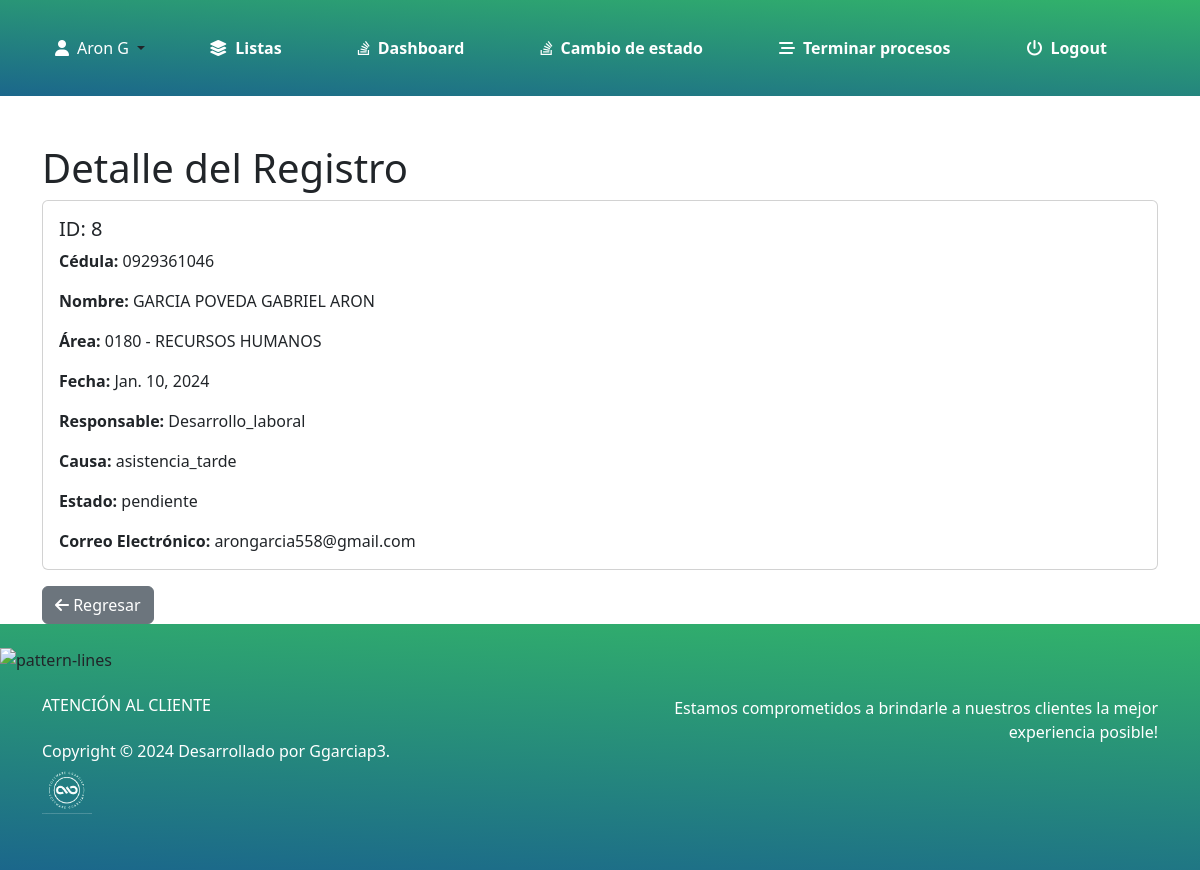
Before: /detalle/Queja/8/ (signed in) with the older database file.
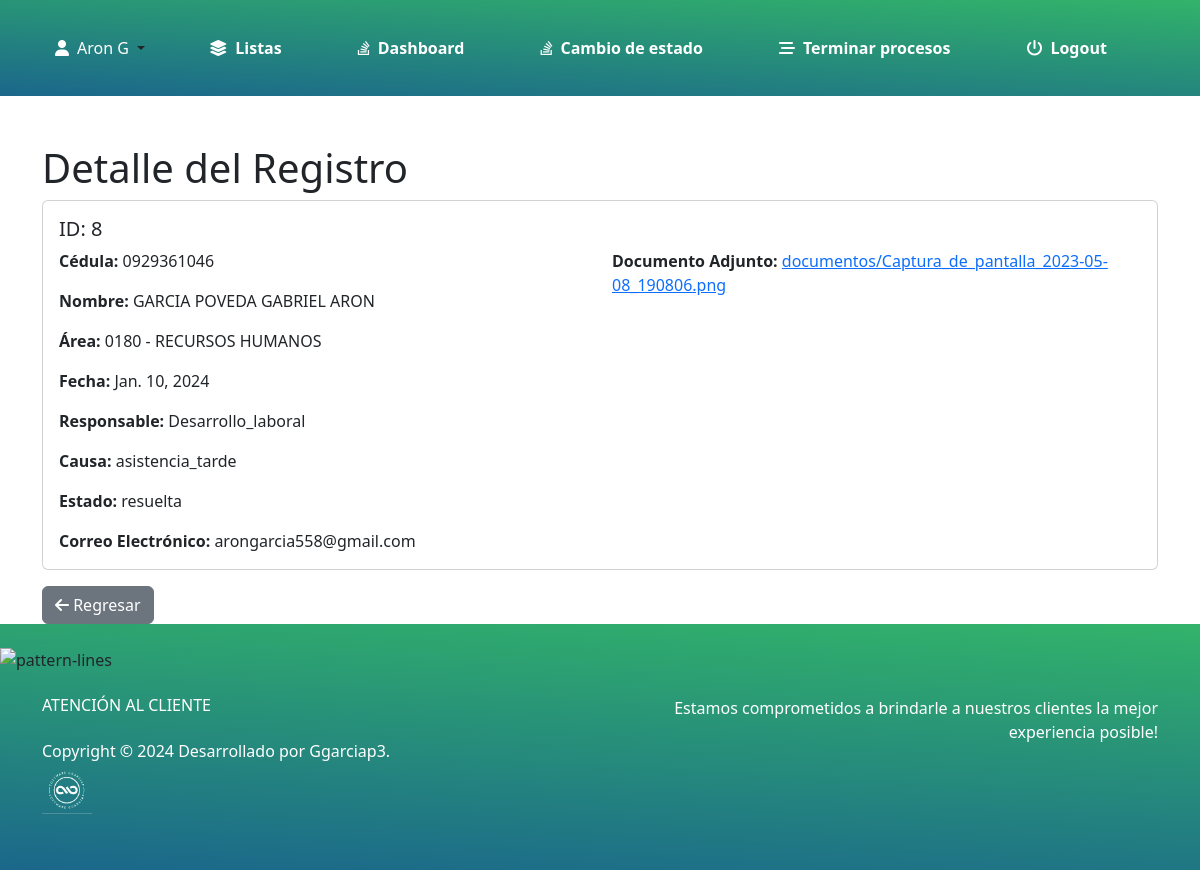
After: the same page with the newer database file.
### myapp/models.py (models this page shows)
class Registro(models.Model):
    usuario = models.ForeignKey('Usuario', on_delete=models.CASCADE, related_name='%(class)ss', null=True)
    fecha = models.DateField(default=date.today)
    RESPONSABLE_CHOICES = [
        ('Comunicacion_cultura', 'Comunicación clima y cultura'),
        ('Desarrollo_laboral', 'Desarrollo y relaciones laborales'),
        ('Nomina_compensaciones', 'Nomina y compensaciones'),
        ('Seguridad_salud_ambiente', 'Seguridad, salud y ambiente'),
        ('Servicios_generales', 'Servicios generales'),
        ('Campo', 'Campo'),
        ('Fabrica', 'Fabrica'),
    ]
    responsable = models.CharField(max_length=50, choices=RESPONSABLE_CHOICES)
    causa = models.TextField()
    ESTADO_CHOICES = [
        ('pendiente', 'Pendiente'),
        ('en_revision', 'En revisión'),
        ('resuelta', 'Resuelta'),
    ]
    estado = models.CharField(max_length=20, choices=ESTADO_CHOICES)
    CORREO_CHOICES = [
        ('arongarcia558@gmail.com', 'arongarcia558@gmail.com'),
        ('ggarciap3@unemi.edu.ec', 'ggarciap3@unemi.edu.ec'),
    ]
    correo = models.CharField(max_length=254, choices=CORREO_CHOICES, verbose_name='Correo Electrónico', blank=True, null=True)
    fecha_registro = models.DateTimeField(auto_now_add=True)
    class Meta:
        abstract = True

class Queja(Registro):
    CAUSA_CHOICES = [
        ('asistencia_tarde', 'Asistencia llegó tarde'),
        ('no_reportado', 'No fue reportado'),
        ('mal_reportado', 'Mal reportado'),
        ('p_sindicales_atrasados', 'P. sindicales atrasados'),
        ('descuentos_atrasados', 'Descuentos atrasados'),
        ('valores_descuento_erroneos', 'Valores de descuento erróneos'),
        ('descuentos_jubilados', 'Descuentos de jubilados'),
    ]
    causa = models.CharField(max_length=30, choices=CAUSA_CHOICES)
    doc = models.FileField(upload_to='documentos/', blank=True, null=True)
    tipo_proceso = models.CharField(max_length=20, default='Queja')

class Usuario(models.Model):
    cedula = models.CharField(max_length=10, primary_key=True)
    nombre = models.CharField(max_length=255)
    area = models.CharField(max_length=50)
    departamento = models.CharField(max_length=50)
    cargo = models.CharField(max_length=50)
    tipo_empleado = models.CharField(max_length=20)
    tipo_contrato = models.CharField(max_length=20)
    class Meta:
        db_table = 'usuario'

### myapp/views.py (the view)
# urls.py: path('detalle/<str:modelo>/<int:pk>/', views.detalle, name='detalle'),
@login_required
def detalle(request, modelo, pk):
    model_map = {
        'Sugerencia': Sugerencia,
        'Queja': Queja,
        'Peticion': Peticion,
        'Reclamo': Reclamo,
    }
    model = model_map.get(modelo)
    registro = get_object_or_404(model, pk=pk) # type: ignore
    return render(request, 'detalle.html', {'registro': registro})

### myapp/templates/detalle.html (shortened to what this page needs)
{% extends "base_admin.html" %}
{% load static %}
{% block content %}
<div class="container">
    <h1 class="mt-5">Detalle del Registro</h1>
    <div class="card">
        <div class="card-body">
            <h5 class="card-title">ID: {{ registro.id }}</h5>
            <div class="row">
                <div class="col-md-6">
                    <p class="card-text"><strong>Cédula:</strong> {{ registro.usuario.cedula }}</p>
                    <p class="card-text"><strong>Nombre:</strong> {{ registro.usuario.nombre }}</p>
                    <p class="card-text"><strong>Área:</strong> {{ registro.usuario.area }}</p>
                    <p class="card-text"><strong>Fecha:</strong> {{ registro.fecha }}</p>
                    <p class="card-text"><strong>Responsable:</strong> {{ registro.responsable }}</p>
                    <p class="card-text"><strong>Causa:</strong> {{ registro.causa }}</p>
                    <p class="card-text"><strong>Estado:</strong> {{ registro.estado }}</p>
                    <p class="card-text"><strong>Correo Electrónico:</strong> {{ registro.correo }}</p>
                </div>
                <div class="col-md-6">
                    {% if registro.doc %}
                    <p class="card-text"><strong>Documento Adjunto:</strong> <a href="{{ registro.doc.url }}">{{ registro.doc.name }}</a></p>
                    {% endif %}
                </div>
            </div>
        </div>
    </div>
    <div class="text-left mt-3">
        <a href="{% url 'procesos_terminados' %}" class="btn btn-secondary"><i class="fas fa-arrow-left"></i> Regresar</a>
    </div>
</div>
{% endblock %}

Changed rows visible on the page:
changed Queja "Desarrollo_laboral": estado "pendiente" → "resuelta"; doc.name (not shown) → "documentos/Captura_de_pantalla_2023-05-08_190806.png"
Other visible differences:
text now shown: "Documento Adjunto:"
